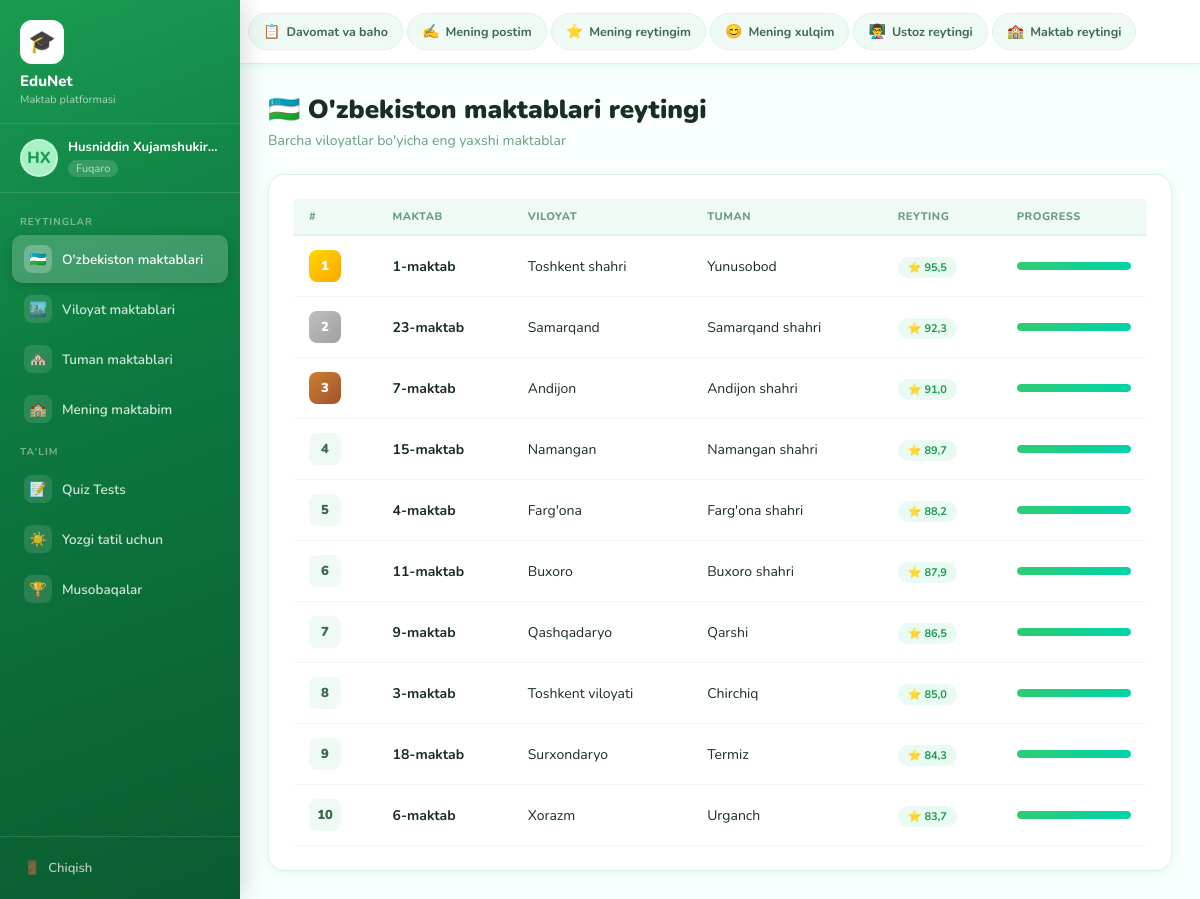
The app's page /uzbekiston/ (signed in) with its own data.
### accounts/models.py (models this page shows, shortened)
class CustomUser(AbstractUser):
    rol = models.CharField(max_length=20, choices=ROL_CHOICES, default='oquvchi')
    viloyat = models.CharField(max_length=50, choices=VILOYATLAR, blank=True)
    tuman = models.CharField(max_length=100, blank=True)
    maktab_raqam = models.CharField(max_length=20, blank=True)
    sinf = models.IntegerField(null=True, blank=True)
    avatar = models.ImageField(upload_to='avatars/', blank=True, null=True)
    reyting = models.FloatField(default=0.0)
    created_at = models.DateTimeField(auto_now_add=True)

### main/views.py (the view)
# urls.py: path('uzbekiston/', views.uzbekiston_maktablari, name='uzbekiston_maktablari'),
@login_required
def uzbekiston_maktablari(request):
    maktablar = Maktab.objects.order_by('-reyting')
    if not maktablar.exists():
        demo = [
            ('1', 'Toshkent shahri', 'Yunusobod', 95.5),
            ('23', 'Samarqand', 'Samarqand shahri', 92.3),
            ('7', 'Andijon', 'Andijon shahri', 91.0),
            ('15', 'Namangan', 'Namangan shahri', 89.7),
            ('4', 'Farg\'ona', 'Farg\'ona shahri', 88.2),
            ('11', 'Buxoro', 'Buxoro shahri', 87.9),
            ('9', 'Qashqadaryo', 'Qarshi', 86.5),
            ('3', 'Toshkent viloyati', 'Chirchiq', 85.0),
            ('18', 'Surxondaryo', 'Termiz', 84.3),
            ('6', 'Xorazm', 'Urganch', 83.7),
        ]
        maktablar_list = [{'raqam': r, 'viloyat': v, 'tuman': t, 'reyting': b} for r, v, t, b in demo]
        return render(request, 'main/uzbekiston_maktablari.html', {'maktablar': maktablar_list})
    return render(request, 'main/uzbekiston_maktablari.html', {'maktablar': maktablar})

### templates/main/uzbekiston_maktablari.html (shortened to what this page needs)
{% extends 'dashboard_base.html' %}
{% block content %}
<div class="page-header">
  <h1>🇺🇿 O'zbekiston maktablari reytingi</h1>
  <p>Barcha viloyatlar bo'yicha eng yaxshi maktablar</p>
</div>
<div class="card">
  <table class="reyting-table">
    <thead>
      <tr><th>#</th><th>Maktab</th><th>Viloyat</th><th>Tuman</th><th>Reyting</th><th>Progress</th></tr>
    </thead>
    <tbody>
      {% for m in maktablar %}
      <tr>
        <td>
          <div class="rank-badge {% if forloop.counter == 1 %}rank-1{% elif forloop.counter == 2 %}rank-2{% elif forloop.counter == 3 %}rank-3{% else %}rank-other{% endif %}">
            {{ forloop.counter }}
          </div>
        </td>
        <td><strong>{{ m.raqam }}-maktab</strong></td>
        <td>{{ m.viloyat }}</td>
        <td>{{ m.tuman }}</td>
        <td><span class="badge badge-green">⭐ {{ m.reyting }}</span></td>
        <td>
          <div class="progress-bar">
            <div class="progress-fill" style="width:{{ m.reyting }}%"></div>
          </div>
        </td>
      </tr>
      {% endfor %}
    </tbody>
  </table>
</div>
{% endblock %}

### templates/dashboard_base.html
{% extends 'base.html' %}
{% load static %}
{% block body %}
<div class="app-layout">
  <aside class="sidebar">
    <div class="sidebar-logo">
      <div class="logo-icon">🎓</div>
      <h2>EduNet</h2>
      <p>Maktab platformasi</p>
    </div>
    <div class="sidebar-user">
      <div class="avatar">{{ request.user.first_name|first|upper }}{{ request.user.last_name|first|upper }}</div>
      <div class="user-info">
        <div class="name">{{ request.user.get_full_name|default:request.user.username }}</div>
        <span class="rol">{{ request.user.get_rol_display }}</span>
      </div>
    </div>
    <nav class="sidebar-nav">
      <div class="nav-label">Reytinglar</div>
      <a href="{% url 'uzbekiston_maktablari' %}" class="{% if request.resolver_match.url_name == 'uzbekiston_maktablari' %}active{% endif %}">
        <span class="nav-icon">🇺🇿</span> O'zbekiston maktablari
      </a>
      <a href="{% url 'viloyat_maktablari' %}" class="{% if request.resolver_match.url_name == 'viloyat_maktablari' %}active{% endif %}">
        <span class="nav-icon">🏙️</span> Viloyat maktablari
      </a>
      <a href="{% url 'tuman_maktablari' %}" class="{% if request.resolver_match.url_name == 'tuman_maktablari' %}active{% endif %}">
        <span class="nav-icon">🏘️</span> Tuman maktablari
      </a>
      <a href="{% url 'mening_maktabim' %}" class="{% if request.resolver_match.url_name == 'mening_maktabim' %}active{% endif %}">
        <span class="nav-icon">🏫</span> Mening maktabim
      </a>
      <div class="nav-label">Ta'lim</div>
      <a href="{% url 'quiz_tests' %}" class="{% if request.resolver_match.url_name == 'quiz_tests' %}active{% endif %}">
        <span class="nav-icon">📝</span> Quiz Tests
      </a>
      <a href="{% url 'yozgi_tatil' %}" class="{% if request.resolver_match.url_name == 'yozgi_tatil' %}active{% endif %}">
        <span class="nav-icon">☀️</span> Yozgi tatil uchun
      </a>
      <a href="{% url 'musobaqalar' %}" class="{% if request.resolver_match.url_name == 'musobaqalar' %}active{% endif %}">
        <span class="nav-icon">🏆</span> Musobaqalar
      </a>
    </nav>
    <div class="sidebar-bottom">
      <a href="{% url 'logout' %}">
        <span>🚪</span> Chiqish
      </a>
    </div>
  </aside>
  <div class="main-wrapper">
    <header class="topbar">
      <a href="{% url 'davomat_baho' %}" class="top-btn {% if request.resolver_match.url_name == 'davomat_baho' %}active{% endif %}">
        <span class="btn-icon">📋</span> Davomat va baho
      </a>
      <a href="{% url 'mening_postim' %}" class="top-btn {% if request.resolver_match.url_name == 'mening_postim' %}active{% endif %}">
        <span class="btn-icon">✍️</span> Mening postim
      </a>
      <a href="{% url 'mening_reytingim' %}" class="top-btn {% if request.resolver_match.url_name == 'mening_reytingim' %}active{% endif %}">
        <span class="btn-icon">⭐</span> Mening reytingim
      </a>
      <a href="{% url 'mening_xulqim' %}" class="top-btn {% if request.resolver_match.url_name == 'mening_xulqim' %}active{% endif %}">
        <span class="btn-icon">😊</span> Mening xulqim
      </a>
      <a href="{% url 'ustoz_reytingi' %}" class="top-btn {% if request.resolver_match.url_name == 'ustoz_reytingi' %}active{% endif %}">
        <span class="btn-icon">👨‍🏫</span> Ustoz reytingi
      </a>
      <a href="{% url 'maktab_reytingi' %}" class="top-btn {% if request.resolver_match.url_name == 'maktab_reytingi' %}active{% endif %}">
        <span class="btn-icon">🏫</span> Maktab reytingi
      </a>
    </header>
    <main class="page-content">
      {% block content %}{% endblock %}
    </main>
  </div>
</div>
{% endblock %}

### records on screen
CustomUser: user.first_name|first "H", user.last_name|first "X", user.get_full_name "Husniddin Xujamshukir…", user.rol "Fuqaro"

### other values on screen
{{ m.raqam }} "1" "23" "7" "15" "4" "11" "9" "3" "18" "6"
{{ m.viloyat }} "Toshkent shahri" "Samarqand" "Andijon" "Namangan" "Farg'ona" "Buxoro" "Qashqadaryo" "Toshkent viloyati" "Surxondaryo" "Xorazm"
{{ m.tuman }} "Yunusobod" "Samarqand shahri" "Andijon shahri" "Namangan shahri" "Farg'ona shahri" "Buxoro shahri" "Qarshi" "Chirchiq" "Termiz" "Urganch"
{{ m.reyting }} "95,5" "92,3" "91,0" "89,7" "88,2" "87,9" "86,5" "85,0" "84,3" "83,7"
